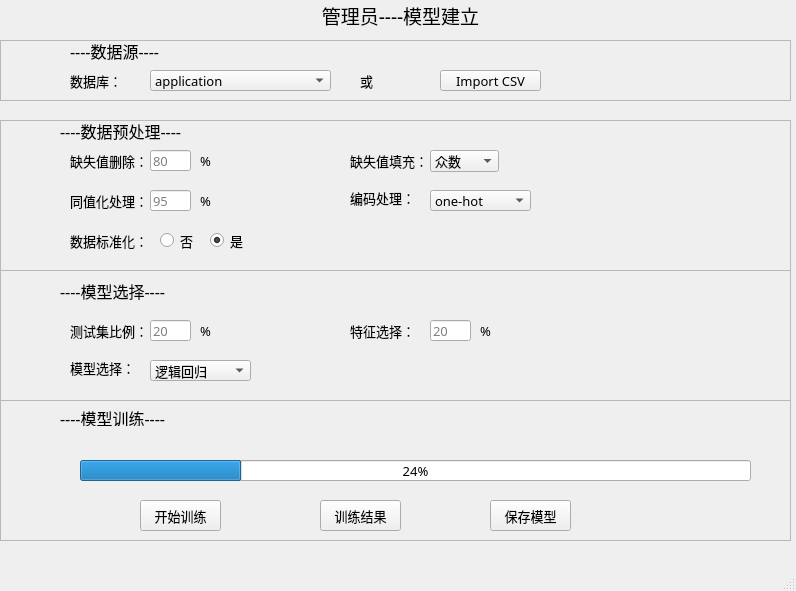
<?xml version="1.0" encoding="UTF-8"?>
<ui version="4.0">
 <class>MainWindow</class>
 <widget class="QMainWindow" name="MainWindow">
  <property name="geometry">
   <rect>
    <x>0</x>
    <y>0</y>
    <width>796</width>
    <height>591</height>
   </rect>
  </property>
  <property name="font">
   <font>
    <family>宋体</family>
    <pointsize>7</pointsize>
   </font>
  </property>
  <property name="windowTitle">
   <string>个人信用评估</string>
  </property>
  <widget class="QWidget" name="centralwidget">
   <widget class="QLabel" name="label">
    <property name="geometry">
     <rect>
      <x>0</x>
      <y>0</y>
      <width>801</width>
      <height>31</height>
     </rect>
    </property>
    <property name="font">
     <font>
      <family>宋体</family>
      <pointsize>14</pointsize>
     </font>
    </property>
    <property name="text">
     <string>管理员----模型建立</string>
    </property>
    <property name="alignment">
     <set>Qt::AlignCenter</set>
    </property>
   </widget>
   <widget class="QFrame" name="frame">
    <property name="geometry">
     <rect>
      <x>0</x>
      <y>40</y>
      <width>791</width>
      <height>61</height>
     </rect>
    </property>
    <property name="frameShape">
     <enum>QFrame::StyledPanel</enum>
    </property>
    <property name="frameShadow">
     <enum>QFrame::Raised</enum>
    </property>
    <widget class="QLabel" name="label_2">
     <property name="geometry">
      <rect>
       <x>70</x>
       <y>0</y>
       <width>131</width>
       <height>21</height>
      </rect>
     </property>
     <property name="font">
      <font>
       <pointsize>12</pointsize>
      </font>
     </property>
     <property name="text">
      <string>----数据源----</string>
     </property>
    </widget>
    <widget class="QComboBox" name="comboBox">
     <property name="geometry">
      <rect>
       <x>150</x>
       <y>30</y>
       <width>181</width>
       <height>21</height>
      </rect>
     </property>
     <property name="font">
      <font>
       <pointsize>10</pointsize>
      </font>
     </property>
     <item>
      <property name="text">
       <string>application</string>
      </property>
     </item>
     <item>
      <property name="text">
       <string>bureau</string>
      </property>
     </item>
     <item>
      <property name="text">
       <string>creadit_card_balance</string>
      </property>
     </item>
     <item>
      <property name="text">
       <string>installment_payments</string>
      </property>
     </item>
    </widget>
    <widget class="QLabel" name="label_3">
     <property name="geometry">
      <rect>
       <x>360</x>
       <y>30</y>
       <width>61</width>
       <height>21</height>
      </rect>
     </property>
     <property name="font">
      <font>
       <pointsize>10</pointsize>
      </font>
     </property>
     <property name="text">
      <string>或</string>
     </property>
    </widget>
    <widget class="QPushButton" name="pushButton">
     <property name="geometry">
      <rect>
       <x>440</x>
       <y>30</y>
       <width>101</width>
       <height>21</height>
      </rect>
     </property>
     <property name="font">
      <font>
       <pointsize>10</pointsize>
      </font>
     </property>
     <property name="text">
      <string>Import CSV</string>
     </property>
    </widget>
    <widget class="QLabel" name="label_4">
     <property name="geometry">
      <rect>
       <x>70</x>
       <y>30</y>
       <width>71</width>
       <height>21</height>
      </rect>
     </property>
     <property name="font">
      <font>
       <pointsize>10</pointsize>
      </font>
     </property>
     <property name="text">
      <string>数据库：</string>
     </property>
    </widget>
   </widget>
   <widget class="QFrame" name="frame_2">
    <property name="geometry">
     <rect>
      <x>0</x>
      <y>120</y>
      <width>791</width>
      <height>151</height>
     </rect>
    </property>
    <property name="font">
     <font>
      <pointsize>10</pointsize>
     </font>
    </property>
    <property name="autoFillBackground">
     <bool>false</bool>
    </property>
    <property name="frameShape">
     <enum>QFrame::StyledPanel</enum>
    </property>
    <property name="frameShadow">
     <enum>QFrame::Raised</enum>
    </property>
    <widget class="QLabel" name="label_5">
     <property name="geometry">
      <rect>
       <x>60</x>
       <y>0</y>
       <width>161</width>
       <height>21</height>
      </rect>
     </property>
     <property name="font">
      <font>
       <family>宋体</family>
       <pointsize>12</pointsize>
      </font>
     </property>
     <property name="text">
      <string>----数据预处理----</string>
     </property>
    </widget>
    <widget class="QLabel" name="label_6">
     <property name="geometry">
      <rect>
       <x>70</x>
       <y>30</y>
       <width>91</width>
       <height>21</height>
      </rect>
     </property>
     <property name="font">
      <font>
       <pointsize>10</pointsize>
      </font>
     </property>
     <property name="text">
      <string>缺失值删除：</string>
     </property>
    </widget>
    <widget class="QLineEdit" name="lineEdit">
     <property name="geometry">
      <rect>
       <x>150</x>
       <y>30</y>
       <width>41</width>
       <height>21</height>
      </rect>
     </property>
     <property name="font">
      <font>
       <pointsize>10</pointsize>
      </font>
     </property>
     <property name="placeholderText">
      <string>80</string>
     </property>
    </widget>
    <widget class="QLabel" name="label_7">
     <property name="geometry">
      <rect>
       <x>200</x>
       <y>30</y>
       <width>21</width>
       <height>21</height>
      </rect>
     </property>
     <property name="font">
      <font>
       <pointsize>10</pointsize>
      </font>
     </property>
     <property name="text">
      <string>%</string>
     </property>
    </widget>
    <widget class="QLabel" name="label_8">
     <property name="geometry">
      <rect>
       <x>350</x>
       <y>30</y>
       <width>81</width>
       <height>21</height>
      </rect>
     </property>
     <property name="font">
      <font>
       <family>宋体</family>
       <pointsize>10</pointsize>
      </font>
     </property>
     <property name="text">
      <string>缺失值填充：</string>
     </property>
    </widget>
    <widget class="QComboBox" name="comboBox_2">
     <property name="geometry">
      <rect>
       <x>430</x>
       <y>30</y>
       <width>69</width>
       <height>22</height>
      </rect>
     </property>
     <property name="font">
      <font>
       <family>宋体</family>
       <pointsize>10</pointsize>
      </font>
     </property>
     <item>
      <property name="text">
       <string>众数</string>
      </property>
     </item>
     <item>
      <property name="text">
       <string>中位数</string>
      </property>
     </item>
     <item>
      <property name="text">
       <string>均值</string>
      </property>
     </item>
     <item>
      <property name="text">
       <string>零值</string>
      </property>
     </item>
    </widget>
    <widget class="QLabel" name="label_9">
     <property name="geometry">
      <rect>
       <x>70</x>
       <y>70</y>
       <width>81</width>
       <height>21</height>
      </rect>
     </property>
     <property name="font">
      <font>
       <pointsize>10</pointsize>
      </font>
     </property>
     <property name="text">
      <string>同值化处理：</string>
     </property>
    </widget>
    <widget class="QLineEdit" name="lineEdit_2">
     <property name="geometry">
      <rect>
       <x>150</x>
       <y>70</y>
       <width>41</width>
       <height>21</height>
      </rect>
     </property>
     <property name="placeholderText">
      <string>95</string>
     </property>
    </widget>
    <widget class="QLabel" name="label_10">
     <property name="geometry">
      <rect>
       <x>200</x>
       <y>70</y>
       <width>21</width>
       <height>21</height>
      </rect>
     </property>
     <property name="font">
      <font>
       <pointsize>10</pointsize>
      </font>
     </property>
     <property name="text">
      <string>%</string>
     </property>
    </widget>
    <widget class="QLabel" name="label_11">
     <property name="geometry">
      <rect>
       <x>350</x>
       <y>70</y>
       <width>71</width>
       <height>16</height>
      </rect>
     </property>
     <property name="font">
      <font>
       <family>宋体</family>
       <pointsize>10</pointsize>
      </font>
     </property>
     <property name="text">
      <string>编码处理：</string>
     </property>
    </widget>
    <widget class="QLabel" name="label_12">
     <property name="geometry">
      <rect>
       <x>200</x>
       <y>110</y>
       <width>21</width>
       <height>16</height>
      </rect>
     </property>
     <property name="font">
      <font>
       <pointsize>10</pointsize>
      </font>
     </property>
     <property name="text">
      <string/>
     </property>
    </widget>
    <widget class="QComboBox" name="comboBox_3">
     <property name="geometry">
      <rect>
       <x>430</x>
       <y>70</y>
       <width>101</width>
       <height>21</height>
      </rect>
     </property>
     <property name="font">
      <font>
       <family>宋体</family>
       <pointsize>10</pointsize>
      </font>
     </property>
     <item>
      <property name="text">
       <string>one-hot</string>
      </property>
     </item>
     <item>
      <property name="text">
       <string>label</string>
      </property>
     </item>
    </widget>
    <widget class="QLabel" name="label_15">
     <property name="geometry">
      <rect>
       <x>70</x>
       <y>110</y>
       <width>81</width>
       <height>21</height>
      </rect>
     </property>
     <property name="font">
      <font>
       <family>宋体</family>
       <pointsize>10</pointsize>
      </font>
     </property>
     <property name="text">
      <string>数据标准化：</string>
     </property>
    </widget>
    <widget class="QRadioButton" name="radioButton">
     <property name="geometry">
      <rect>
       <x>160</x>
       <y>110</y>
       <width>41</width>
       <height>21</height>
      </rect>
     </property>
     <property name="font">
      <font>
       <pointsize>10</pointsize>
      </font>
     </property>
     <property name="text">
      <string>否</string>
     </property>
     <property name="checked">
      <bool>false</bool>
     </property>
    </widget>
    <widget class="QRadioButton" name="radioButton_2">
     <property name="geometry">
      <rect>
       <x>210</x>
       <y>110</y>
       <width>41</width>
       <height>21</height>
      </rect>
     </property>
     <property name="font">
      <font>
       <pointsize>10</pointsize>
      </font>
     </property>
     <property name="text">
      <string>是</string>
     </property>
     <property name="checked">
      <bool>true</bool>
     </property>
    </widget>
   </widget>
   <widget class="QFrame" name="frame_3">
    <property name="geometry">
     <rect>
      <x>0</x>
      <y>270</y>
      <width>791</width>
      <height>131</height>
     </rect>
    </property>
    <property name="frameShape">
     <enum>QFrame::StyledPanel</enum>
    </property>
    <property name="frameShadow">
     <enum>QFrame::Raised</enum>
    </property>
    <widget class="QLabel" name="label_13">
     <property name="geometry">
      <rect>
       <x>60</x>
       <y>10</y>
       <width>161</width>
       <height>21</height>
      </rect>
     </property>
     <property name="font">
      <font>
       <family>宋体</family>
       <pointsize>12</pointsize>
      </font>
     </property>
     <property name="text">
      <string>----模型选择----</string>
     </property>
    </widget>
    <widget class="QLabel" name="label_14">
     <property name="geometry">
      <rect>
       <x>70</x>
       <y>50</y>
       <width>101</width>
       <height>21</height>
      </rect>
     </property>
     <property name="font">
      <font>
       <family>宋体</family>
       <pointsize>10</pointsize>
      </font>
     </property>
     <property name="text">
      <string>测试集比例：</string>
     </property>
    </widget>
    <widget class="QLineEdit" name="lineEdit_3">
     <property name="geometry">
      <rect>
       <x>150</x>
       <y>50</y>
       <width>41</width>
       <height>21</height>
      </rect>
     </property>
     <property name="font">
      <font>
       <pointsize>10</pointsize>
      </font>
     </property>
     <property name="placeholderText">
      <string>20</string>
     </property>
    </widget>
    <widget class="QLabel" name="label_16">
     <property name="geometry">
      <rect>
       <x>200</x>
       <y>50</y>
       <width>21</width>
       <height>21</height>
      </rect>
     </property>
     <property name="font">
      <font>
       <pointsize>10</pointsize>
      </font>
     </property>
     <property name="text">
      <string>%</string>
     </property>
    </widget>
    <widget class="QComboBox" name="comboBox_4">
     <property name="geometry">
      <rect>
       <x>150</x>
       <y>90</y>
       <width>101</width>
       <height>21</height>
      </rect>
     </property>
     <property name="font">
      <font>
       <pointsize>10</pointsize>
      </font>
     </property>
     <item>
      <property name="text">
       <string>逻辑回归</string>
      </property>
     </item>
     <item>
      <property name="text">
       <string>决策树</string>
      </property>
     </item>
     <item>
      <property name="text">
       <string>随机森林</string>
      </property>
     </item>
     <item>
      <property name="text">
       <string>AdaBoost</string>
      </property>
     </item>
     <item>
      <property name="text">
       <string>XGBoost</string>
      </property>
     </item>
     <item>
      <property name="text">
       <string>LightGBM</string>
      </property>
     </item>
    </widget>
    <widget class="QLabel" name="label_17">
     <property name="geometry">
      <rect>
       <x>70</x>
       <y>90</y>
       <width>61</width>
       <height>16</height>
      </rect>
     </property>
     <property name="font">
      <font>
       <pointsize>10</pointsize>
      </font>
     </property>
     <property name="text">
      <string>模型选择：</string>
     </property>
    </widget>
    <widget class="QLabel" name="label_19">
     <property name="geometry">
      <rect>
       <x>480</x>
       <y>50</y>
       <width>21</width>
       <height>21</height>
      </rect>
     </property>
     <property name="font">
      <font>
       <pointsize>10</pointsize>
      </font>
     </property>
     <property name="text">
      <string>%</string>
     </property>
    </widget>
    <widget class="QLabel" name="label_20">
     <property name="geometry">
      <rect>
       <x>350</x>
       <y>50</y>
       <width>101</width>
       <height>21</height>
      </rect>
     </property>
     <property name="font">
      <font>
       <family>宋体</family>
       <pointsize>10</pointsize>
      </font>
     </property>
     <property name="text">
      <string>特征选择：</string>
     </property>
    </widget>
    <widget class="QLineEdit" name="lineEdit_4">
     <property name="geometry">
      <rect>
       <x>430</x>
       <y>50</y>
       <width>41</width>
       <height>21</height>
      </rect>
     </property>
     <property name="font">
      <font>
       <pointsize>10</pointsize>
      </font>
     </property>
     <property name="text">
      <string/>
     </property>
     <property name="placeholderText">
      <string>20</string>
     </property>
    </widget>
   </widget>
   <widget class="QFrame" name="frame_4">
    <property name="geometry">
     <rect>
      <x>0</x>
      <y>400</y>
      <width>791</width>
      <height>141</height>
     </rect>
    </property>
    <property name="frameShape">
     <enum>QFrame::StyledPanel</enum>
    </property>
    <property name="frameShadow">
     <enum>QFrame::Raised</enum>
    </property>
    <widget class="QProgressBar" name="progressBar">
     <property name="geometry">
      <rect>
       <x>80</x>
       <y>60</y>
       <width>671</width>
       <height>21</height>
      </rect>
     </property>
     <property name="font">
      <font>
       <pointsize>10</pointsize>
      </font>
     </property>
     <property name="value">
      <number>24</number>
     </property>
    </widget>
    <widget class="QPushButton" name="pushButton_2">
     <property name="geometry">
      <rect>
       <x>140</x>
       <y>100</y>
       <width>81</width>
       <height>31</height>
      </rect>
     </property>
     <property name="font">
      <font>
       <family>宋体</family>
       <pointsize>10</pointsize>
      </font>
     </property>
     <property name="text">
      <string>开始训练</string>
     </property>
    </widget>
    <widget class="QPushButton" name="pushButton_3">
     <property name="geometry">
      <rect>
       <x>490</x>
       <y>100</y>
       <width>81</width>
       <height>31</height>
      </rect>
     </property>
     <property name="font">
      <font>
       <family>宋体</family>
       <pointsize>10</pointsize>
      </font>
     </property>
     <property name="text">
      <string>保存模型</string>
     </property>
    </widget>
    <widget class="QLabel" name="label_18">
     <property name="geometry">
      <rect>
       <x>60</x>
       <y>10</y>
       <width>141</width>
       <height>16</height>
      </rect>
     </property>
     <property name="font">
      <font>
       <pointsize>12</pointsize>
      </font>
     </property>
     <property name="text">
      <string>----模型训练----</string>
     </property>
    </widget>
    <widget class="QPushButton" name="pushButton_4">
     <property name="geometry">
      <rect>
       <x>320</x>
       <y>100</y>
       <width>81</width>
       <height>31</height>
      </rect>
     </property>
     <property name="font">
      <font>
       <pointsize>10</pointsize>
      </font>
     </property>
     <property name="text">
      <string>训练结果</string>
     </property>
    </widget>
   </widget>
  </widget>
  <widget class="QMenuBar" name="menubar">
   <property name="geometry">
    <rect>
     <x>0</x>
     <y>0</y>
     <width>796</width>
     <height>23</height>
    </rect>
   </property>
  </widget>
  <widget class="QStatusBar" name="statusbar"/>
 </widget>
 <resources/>
 <connections/>
</ui>
